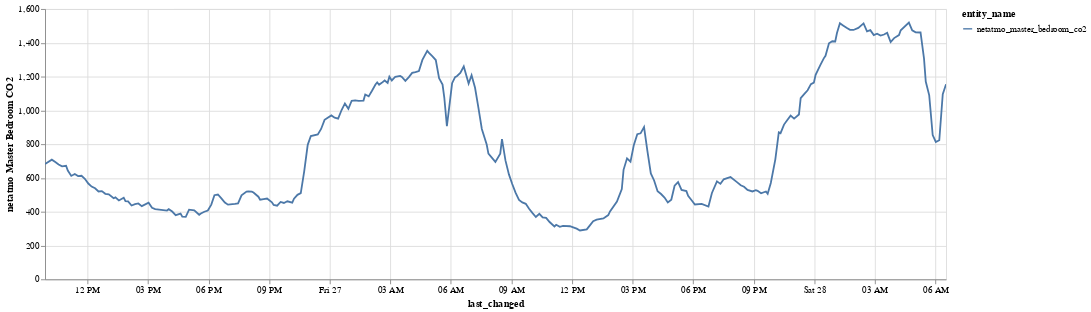

The notebook cell this image was saved under:
### Code cell
alt.Chart(data).mark_line().encode(
    x='last_changed',
    y=alt.Y('state', title=data.iloc[0]['friendly_name']),
    color='entity_name',
    tooltip=['entity_name', 'state', 'last_changed']
).properties(
    width=1000,
    height=300
).interactive()

### Figure 1 — Vega-Lite specification as saved in the notebook (floating-point values rounded to 4 significant figures; data arrays with more than 128 entries replaced by an {"elided": "..."} marker saying what was removed)
{"$schema": "https://vega.github.io/schema/vega-lite/v3.4.0.json", "config": {"mark": {"tooltip": null}, "view": {"height": 300, "width": 400}}, "data": {"name": "data-c450160a95ebbe8770927b3639ee9fe7"}, "datasets": {"data-c450160a95ebbe8770927b3639ee9fe7": {"elided": "255 records"}}, "encoding": {"color": {"field": "entity_name", "type": "nominal"}, "tooltip": [{"field": "entity_name", "type": "nominal"}, {"field": "state", "type": "quantitative"}, {"field": "last_changed", "type": "temporal"}], "x": {"field": "last_changed", "type": "temporal"}, "y": {"field": "state", "title": "netatmo Master Bedroom CO2", "type": "quantitative"}}, "height": 300, "mark": "line", "selection": {"selector001": {"bind": "scales", "encodings": ["x", "y"], "type": "interval"}}, "width": 1000}
